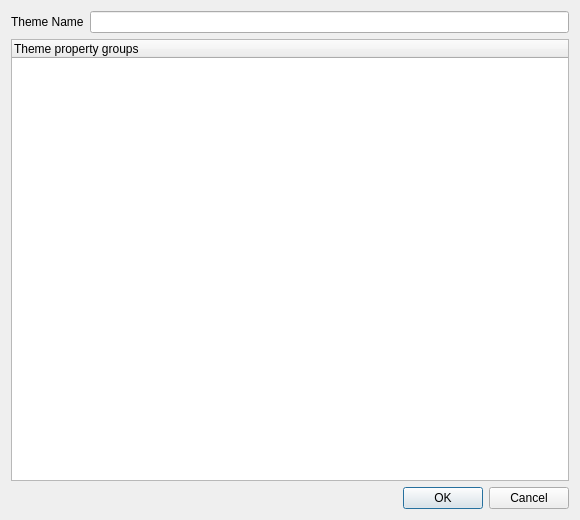
<?xml version="1.0" encoding="UTF-8"?>
<ui version="4.0">
 <class>Gui::Dialog::DlgCreateNewTheme</class>
 <widget class="QDialog" name="Gui::Dialog::DlgCreateNewTheme">
  <property name="windowModality">
   <enum>Qt::ApplicationModal</enum>
  </property>
  <property name="geometry">
   <rect>
    <x>0</x>
    <y>0</y>
    <width>580</width>
    <height>520</height>
   </rect>
  </property>
  <property name="windowTitle">
   <string>Create New Theme</string>
  </property>
  <property name="modal">
   <bool>true</bool>
  </property>
  <layout class="QVBoxLayout" name="verticalLayout">
   <item>
    <layout class="QHBoxLayout" name="horizontalLayout">
     <item>
      <widget class="QLabel" name="label">
       <property name="text">
        <string>Theme Name</string>
       </property>
      </widget>
     </item>
     <item>
      <widget class="QLineEdit" name="lineEdit"/>
     </item>
    </layout>
   </item>
   <item>
    <widget class="QTreeWidget" name="treeWidget">
     <column>
      <property name="text">
       <string>Theme property groups</string>
      </property>
     </column>
    </widget>
   </item>
   <item>
    <widget class="QDialogButtonBox" name="buttonBox">
     <property name="orientation">
      <enum>Qt::Horizontal</enum>
     </property>
     <property name="standardButtons">
      <set>QDialogButtonBox::Cancel|QDialogButtonBox::Ok</set>
     </property>
    </widget>
   </item>
  </layout>
 </widget>
 <resources/>
 <connections>
  <connection>
   <sender>buttonBox</sender>
   <signal>accepted()</signal>
   <receiver>Gui::Dialog::DlgCreateNewTheme</receiver>
   <slot>accept()</slot>
   <hints>
    <hint type="sourcelabel">
     <x>248</x>
     <y>254</y>
    </hint>
    <hint type="destinationlabel">
     <x>157</x>
     <y>274</y>
    </hint>
   </hints>
  </connection>
  <connection>
   <sender>buttonBox</sender>
   <signal>rejected()</signal>
   <receiver>Gui::Dialog::DlgCreateNewTheme</receiver>
   <slot>reject()</slot>
   <hints>
    <hint type="sourcelabel">
     <x>316</x>
     <y>260</y>
    </hint>
    <hint type="destinationlabel">
     <x>286</x>
     <y>274</y>
    </hint>
   </hints>
  </connection>
 </connections>
</ui>
